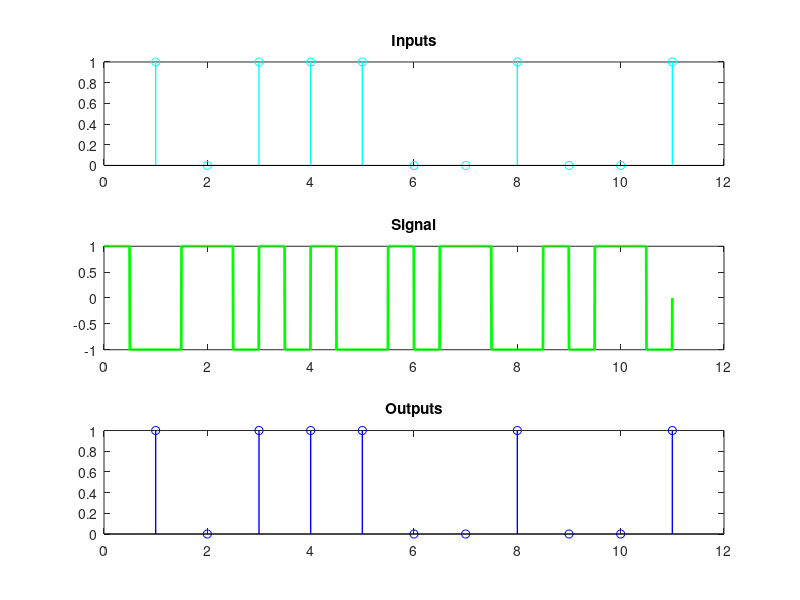

The MATLAB script that drew this image:
input_bits = [1 0 1 1 1 0 0 1 0 0 1];
bitrate = 1;

subplot(311);
stem(input_bits,'c','LineWidth',1);
title('Inputs');

T = length(input_bits)/bitrate; % full time of bit sequence
n = 200;
N = n*length(input_bits);
dt = T/N;
t = 0:dt:T;
signal = zeros(1,length(t)); % output signal
for i = 0:length(input_bits)-1
  if input_bits(i+1) == 1
    signal(i*n+1:(i+0.5)*n) = 1;
    signal((i+0.5)*n+1:(i+1)*n) = -1;
  else
    signal(i*n+1:(i+0.5)*n) = -1;
    signal((i+0.5)*n+1:(i+1)*n) = 1;
  end
end

subplot(312);
plot(t,signal,'g','LineWidth',2);
title('Signal');
  
%demodulation
output_bits = zeros(1,length(input_bits));
for i = 0:length(input_bits)-1
    if signal(i*n+1) == 1
        output_bits(i+1) = 1;
    end        
end 

subplot(313);
stem(output_bits,'b','LineWidth',1);
title('Outputs');  
